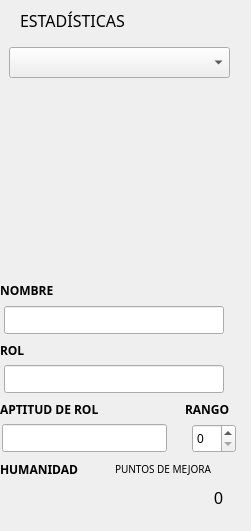
         <widget class="QWidget" name="widget_3" native="true">
          <property name="geometry">
           <rect>
            <x>48</x>
            <y>100</y>
            <width>251</width>
            <height>531</height>
           </rect>
          </property>
          <widget class="QComboBox" name="galeriaPersonajes_comboBox">
           <property name="geometry">
            <rect>
             <x>9</x>
             <y>47</y>
             <width>221</width>
             <height>31</height>
            </rect>
           </property>
           <property name="minimumSize">
            <size>
             <width>25</width>
             <height>25</height>
            </size>
           </property>
           <property name="font">
            <font>
             <family>OCR A</family>
             <pointsize>9</pointsize>
             <italic>false</italic>
             <bold>false</bold>
            </font>
           </property>
           <property name="cursor">
            <cursorShape>PointingHandCursor</cursorShape>
           </property>
          </widget>
          <widget class="QLabel" name="label_61">
           <property name="geometry">
            <rect>
             <x>20</x>
             <y>10</y>
             <width>171</width>
             <height>20</height>
            </rect>
           </property>
           <property name="font">
            <font>
             <family>OCR A</family>
             <pointsize>12</pointsize>
             <italic>false</italic>
             <bold>false</bold>
             <underline>false</underline>
            </font>
           </property>
           <property name="styleSheet">
            <string notr="true">background-color: transparent;
font-weight: bold;
font: 12pt;
</string>
           </property>
           <property name="text">
            <string>ESTADÍSTICAS</string>
           </property>
           <property name="alignment">
            <set>Qt::AlignmentFlag::AlignLeading|Qt::AlignmentFlag::AlignLeft|Qt::AlignmentFlag::AlignVCenter</set>
           </property>
          </widget>
          <widget class="QLabel" name="iconPersonaje_label">
           <property name="geometry">
            <rect>
             <x>9</x>
             <y>50</y>
             <width>220</width>
             <height>220</height>
            </rect>
           </property>
           <property name="minimumSize">
            <size>
             <width>210</width>
             <height>210</height>
            </size>
           </property>
           <property name="text">
            <string/>
           </property>
           <property name="scaledContents">
            <bool>true</bool>
           </property>
          </widget>
          <widget class="QLabel" name="label_62">
           <property name="geometry">
            <rect>
             <x>0</x>
             <y>340</y>
             <width>63</width>
             <height>20</height>
            </rect>
           </property>
           <property name="font">
            <font>
             <family>OCR A</family>
             <pointsize>9</pointsize>
             <italic>false</italic>
             <bold>true</bold>
             <underline>false</underline>
            </font>
           </property>
           <property name="styleSheet">
            <string notr="true">background-color: transparent;
font-weight: bold;</string>
           </property>
           <property name="text">
            <string>ROL</string>
           </property>
           <property name="alignment">
            <set>Qt::AlignmentFlag::AlignLeading|Qt::AlignmentFlag::AlignLeft|Qt::AlignmentFlag::AlignVCenter</set>
           </property>
          </widget>
          <widget class="QLabel" name="label_63">
           <property name="geometry">
            <rect>
             <x>0</x>
             <y>280</y>
             <width>63</width>
             <height>20</height>
            </rect>
           </property>
           <property name="font">
            <font>
             <family>OCR A</family>
             <pointsize>9</pointsize>
             <italic>false</italic>
             <bold>true</bold>
             <underline>false</underline>
            </font>
           </property>
           <property name="styleSheet">
            <string notr="true">background-color: transparent;
font-weight: bold;</string>
           </property>
           <property name="text">
            <string>NOMBRE</string>
           </property>
           <property name="alignment">
            <set>Qt::AlignmentFlag::AlignLeading|Qt::AlignmentFlag::AlignLeft|Qt::AlignmentFlag::AlignVCenter</set>
           </property>
          </widget>
          <widget class="QLabel" name="label_64">
           <property name="geometry">
            <rect>
             <x>185</x>
             <y>399</y>
             <width>61</width>
             <height>20</height>
            </rect>
           </property>
           <property name="font">
            <font>
             <family>OCR A</family>
             <pointsize>9</pointsize>
             <italic>false</italic>
             <bold>true</bold>
             <underline>false</underline>
            </font>
           </property>
           <property name="styleSheet">
            <string notr="true">background-color: transparent;
font-weight: bold;
</string>
           </property>
           <property name="text">
            <string>RANGO</string>
           </property>
           <property name="alignment">
            <set>Qt::AlignmentFlag::AlignLeading|Qt::AlignmentFlag::AlignLeft|Qt::AlignmentFlag::AlignVCenter</set>
           </property>
          </widget>
          <widget class="QLabel" name="label_65">
           <property name="geometry">
            <rect>
             <x>0</x>
             <y>399</y>
             <width>141</width>
             <height>20</height>
            </rect>
           </property>
           <property name="font">
            <font>
             <family>OCR A</family>
             <pointsize>9</pointsize>
             <italic>false</italic>
             <bold>true</bold>
             <underline>false</underline>
            </font>
           </property>
           <property name="styleSheet">
            <string notr="true">background-color: transparent;
font-weight: bold;</string>
           </property>
           <property name="text">
            <string>APTITUD DE ROL</string>
           </property>
           <property name="alignment">
            <set>Qt::AlignmentFlag::AlignLeading|Qt::AlignmentFlag::AlignLeft|Qt::AlignmentFlag::AlignVCenter</set>
           </property>
          </widget>
          <widget class="QLabel" name="label_66">
           <property name="geometry">
            <rect>
             <x>0</x>
             <y>459</y>
             <width>101</width>
             <height>20</height>
            </rect>
           </property>
           <property name="font">
            <font>
             <family>OCR A</family>
             <pointsize>9</pointsize>
             <italic>false</italic>
             <bold>true</bold>
             <underline>false</underline>
            </font>
           </property>
           <property name="styleSheet">
            <string notr="true">background-color: transparent;
font-weight: bold;</string>
           </property>
           <property name="text">
            <string>HUMANIDAD</string>
           </property>
           <property name="alignment">
            <set>Qt::AlignmentFlag::AlignLeading|Qt::AlignmentFlag::AlignLeft|Qt::AlignmentFlag::AlignVCenter</set>
           </property>
          </widget>
          <widget class="QLabel" name="label_67">
           <property name="geometry">
            <rect>
             <x>115</x>
             <y>459</y>
             <width>131</width>
             <height>20</height>
            </rect>
           </property>
           <property name="font">
            <font>
             <family>OCR A</family>
             <pointsize>8</pointsize>
             <italic>false</italic>
             <bold>false</bold>
             <underline>false</underline>
            </font>
           </property>
           <property name="styleSheet">
            <string notr="true">background-color: transparent;
font-weight: bold;
font: 7.6pt;</string>
           </property>
           <property name="text">
            <string>PUNTOS DE MEJORA</string>
           </property>
           <property name="alignment">
            <set>Qt::AlignmentFlag::AlignLeading|Qt::AlignmentFlag::AlignLeft|Qt::AlignmentFlag::AlignVCenter</set>
           </property>
          </widget>
          <widget class="QLineEdit" name="rolApt_lineEdit">
           <property name="geometry">
            <rect>
             <x>2</x>
             <y>424</y>
             <width>165</width>
             <height>28</height>
            </rect>
           </property>
          </widget>
          <widget class="QLineEdit" name="nombreLineEdit">
           <property name="geometry">
            <rect>
             <x>4</x>
             <y>306</y>
             <width>220</width>
             <height>28</height>
            </rect>
           </property>
          </widget>
          <widget class="QSpinBox" name="rango_spinBox">
           <property name="geometry">
            <rect>
             <x>192</x>
             <y>424</y>
             <width>44</width>
             <height>29</height>
            </rect>
           </property>
          </widget>
          <widget class="QLabel" name="humanidad_label">
           <property name="geometry">
            <rect>
             <x>7</x>
             <y>488</y>
             <width>100</width>
             <height>20</height>
            </rect>
           </property>
           <property name="styleSheet">
            <string notr="true">font: 12pt;</string>
           </property>
           <property name="text">
            <string/>
           </property>
           <property name="alignment">
            <set>Qt::AlignmentFlag::AlignRight|Qt::AlignmentFlag::AlignTrailing|Qt::AlignmentFlag::AlignVCenter</set>
           </property>
          </widget>
          <widget class="QLineEdit" name="rolLineEdit">
           <property name="geometry">
            <rect>
             <x>4</x>
             <y>365</y>
             <width>220</width>
             <height>28</height>
            </rect>
           </property>
          </widget>
          <widget class="QLabel" name="label_68">
           <property name="geometry">
            <rect>
             <x>160</x>
             <y>488</y>
             <width>63</width>
             <height>20</height>
            </rect>
           </property>
           <property name="styleSheet">
            <string notr="true">font: 12pt;
</string>
           </property>
           <property name="text">
            <string>0</string>
           </property>
           <property name="alignment">
            <set>Qt::AlignmentFlag::AlignRight|Qt::AlignmentFlag::AlignTrailing|Qt::AlignmentFlag::AlignVCenter</set>
           </property>
          </widget>
         </widget>
